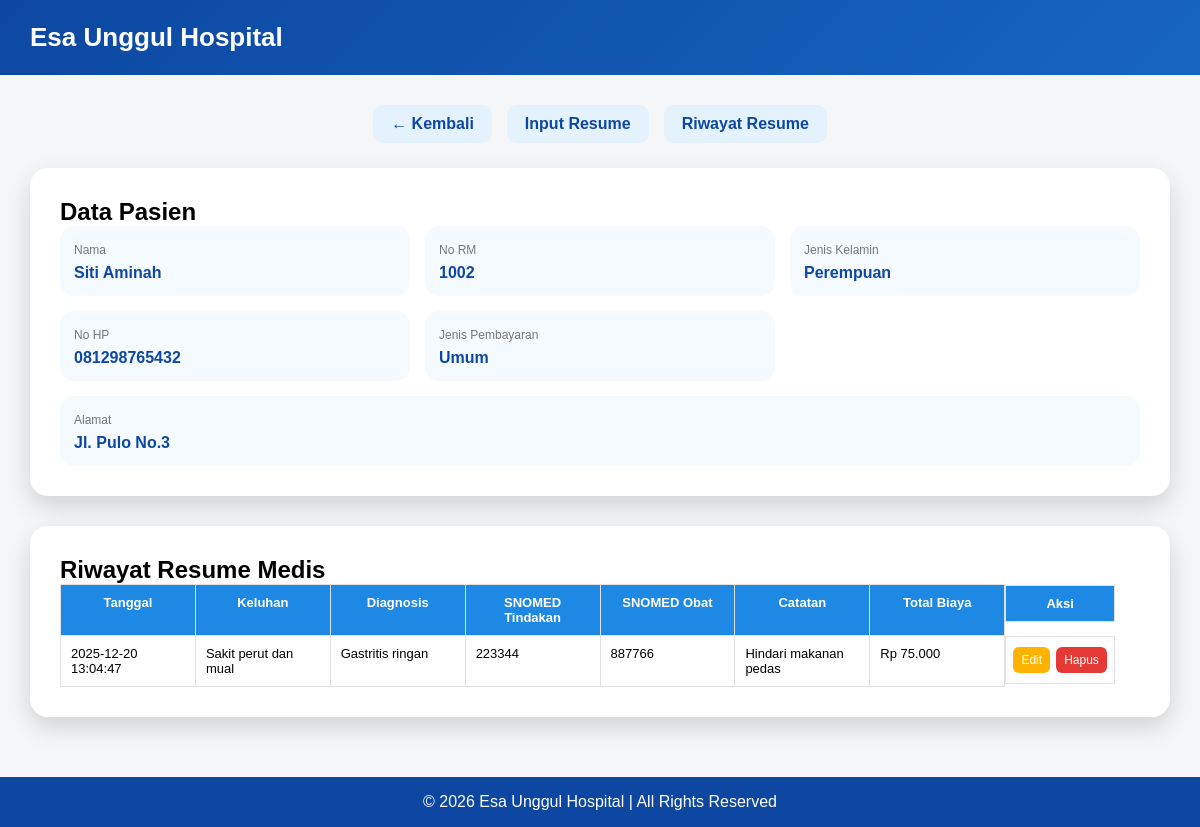
The page /resume_medis.php?id=2&menu=riwayat on the database its author committed.
### tables this page shows
CREATE TABLE `pasien` (
  `id` int(11) NOT NULL,
  `no_rm` int(11) NOT NULL,
  `nik` char(16) NOT NULL,
  `nama` varchar(100) NOT NULL,
  `no_hp` varchar(15) NOT NULL,
  `jk` enum('Tidak diketahui','Laki-laki','Perempuan','Tidak dapat ditentukan','Tidak mengisi') NOT NULL,
  `agama` enum('Islam','Kristen Protestan','Katolik','Hindu','Budha','Konghucu','Penghayat') NOT NULL,
  `jenis_pembiayaan` enum('JKN','Umum','Asuransi') NOT NULL,
  `provinsi` varchar(50) DEFAULT NULL,
  `kota` varchar(50) DEFAULT NULL,
  `kecamatan` varchar(50) DEFAULT NULL,
  `kelurahan` varchar(50) DEFAULT NULL,
  `alamat` text DEFAULT NULL,
  `created_at` timestamp NOT NULL DEFAULT current_timestamp()
);

CREATE TABLE `resume_medis` (
  `id` int(11) NOT NULL,
  `pasien_id` int(11) NOT NULL,
  `keluhan_utama` text NOT NULL,
  `diagnosis` text NOT NULL,
  `tindakan` text DEFAULT NULL,
  `snomed_tindakan` varchar(20) DEFAULT NULL,
  `obat` text DEFAULT NULL,
  `snomed_obat` varchar(20) DEFAULT NULL,
  `catatan` text DEFAULT NULL,
  `total_biaya` int(11) DEFAULT NULL,
  `tanggal` datetime DEFAULT current_timestamp()
);

### resume_medis.php (the view, shortened to what this page needs)
<?php
include "koneksi.php";
$id   = $_GET['id']   ?? 0;
$menu = $_GET['menu'] ?? 'input';
$pasien = mysqli_fetch_assoc(
    mysqli_query($conn,"SELECT * FROM pasien WHERE id='$id'")
);
?>
<!DOCTYPE html>
<html lang="id">
<head>
</head>
<body>
<div class="header">
    <h1>Esa Unggul Hospital</h1>
</div>
<div class="container">
<div class="menu-center">
    <a href="data_pasien.php">← Kembali</a>
    <a href="?id=<?= $id ?>&menu=input">Input Resume</a>
    <a href="?id=<?= $id ?>&menu=riwayat">Riwayat Resume</a>
</div>
<div class="box">
    <h2>Data Pasien</h2>
    <div class="info-grid">
        <div class="info-card"><span>Nama</span><b><?= $pasien['nama'] ?></b></div>
        <div class="info-card"><span>No RM</span><b><?= $pasien['no_rm'] ?></b></div>
        <div class="info-card"><span>Jenis Kelamin</span><b><?= $pasien['jk'] ?></b></div>
        <div class="info-card"><span>No HP</span><b><?= $pasien['no_hp'] ?></b></div>
        <div class="info-card"><span>Jenis Pembayaran</span><b><?= $pasien['jenis_pembiayaan'] ?></b></div>
        <div class="info-card full"><span>Alamat</span><b><?= $pasien['alamat'] ?></b></div>
    </div>
</div>
<?php if($menu=='riwayat'): ?>
<div class="box">
<h2>Riwayat Resume Medis</h2>
<div class="table-wrap">
<table>
<tr>
    <th>Tanggal</th>
    <th>Keluhan</th>
    <th>Diagnosis</th>
    <th>SNOMED Tindakan</th>
    <th>SNOMED Obat</th>
    <th>Catatan</th>
    <th>Total Biaya</th>
    <th class="aksi">Aksi</th>
</tr>
<?php
$q=mysqli_query($conn,"SELECT * FROM resume_medis WHERE pasien_id='$id' ORDER BY tanggal DESC");
while($r=mysqli_fetch_assoc($q)):
?>
<tr>
<td><?= $r['tanggal'] ?></td>
<td><?= $r['keluhan_utama'] ?></td>
<td><?= $r['diagnosis'] ?></td>
<td><?= $r['snomed_tindakan'] ?></td>
<td><?= $r['snomed_obat'] ?></td>
<td><?= $r['catatan'] ?></td>
<td>Rp <?= number_format($r['total_biaya'],0,',','.') ?></td>
<td class="aksi">
    <a class="edit" href="?id=<?= $id ?>&edit_id=<?= $r['id'] ?>">Edit</a>
    <a class="hapus" href="#" onclick="hapus(<?= $r['id'] ?>)">Hapus</a>
</td>
</tr>
<?php endwhile; ?>
</table>
</div>
</div>
<?php endif; ?>
</div>
<div class="footer">
© <?= date('Y') ?> Esa Unggul Hospital | All Rights Reserved
</div>
</body>
</html>

### resume_medis.php (style rules this page uses)
* { margin:0;padding:0;box-sizing:border-box;font-family:Arial,sans-serif }
body { background:#f4f6f8;animation:fade .4s ease }
.header { background:linear-gradient(135deg,#0d47a1,#1565c0); color:white; padding:22px 30px; }
.header h1 { font-size:26px }
.container { padding:30px }
.menu-center { display:flex; justify-content:center; gap:15px; margin-bottom:25px; }
.menu-center a { padding:10px 18px; background:#e3f2fd; border-radius:10px; text-decoration:none; color:#0d47a1; font-weight:bold; transition:.3s; }
.box { background:white; padding:30px; border-radius:18px; box-shadow:0 10px 24px rgba(0,0,0,.15); margin-bottom:30px; }
.info-grid { display:grid; grid-template-columns:repeat(3,1fr); gap:15px; }
.info-card { background:#f5faff; padding:14px; border-radius:14px; }
.info-card span { font-size:12px;color:#777 }
.info-card b { display:block;margin-top:6px;color:#0d47a1 }
.info-card.full { grid-column:1/4 }
.table-wrap { overflow-x:auto; }
table { width:100%; border-collapse:collapse; table-layout:fixed; }
th, td { border:1px solid #e0e0e0; padding:10px; font-size:13px; vertical-align:top; }
th { background:#1e88e5; color:white; text-align:center; }
td { background:#fff; }
th.aksi, td.aksi { width:110px; text-align:center; }
.aksi { display:flex; justify-content:center; gap:6px; }
.aksi a { padding:6px 8px; border-radius:6px; font-size:12px; color:white; text-decoration:none; white-space:nowrap; }
.edit { background:#ffb300 }
.hapus { background:#e53935 }
.footer { background:#0d47a1; color:white; text-align:center; padding:16px; }

### rows shown on the page
pasien: nama "Siti Aminah", no_rm "1002", jk "Perempuan", no_hp "081298765432", jenis_pembiayaan "Umum", alamat "Jl. Pulo No.3"
resume_medis: tanggal "2025-12-20 13:04:47", keluhan_utama "Sakit perut dan mual", diagnosis "Gastritis ringan", snomed_tindakan "223344", snomed_obat "887766", catatan "Hindari makanan pedas", total_biaya "75.000"
